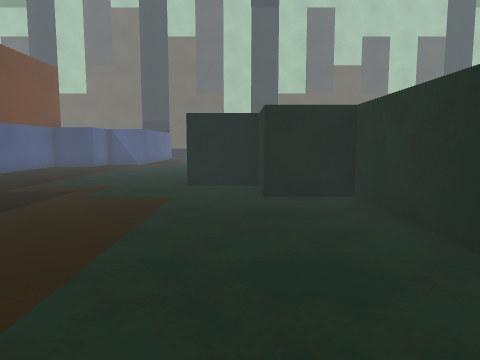
[1] (above)

19 first-person views from a walk through a scene from a Unity 3-D project. The camera is 0.58 m above the floor, tilts 6° down and sees 70° across. The floor is counted in squares, 0.5 m on a side. Each view is taken from the middle of a square. On the plan, view 1 faces up. The plan holds only what a view shows up to about 14 squares ahead; the rest is blank. The place goes on beyond the plan.

[2]
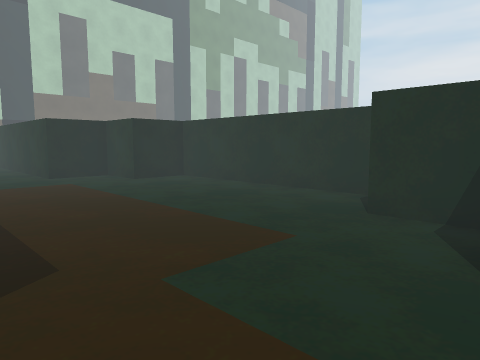

[3]
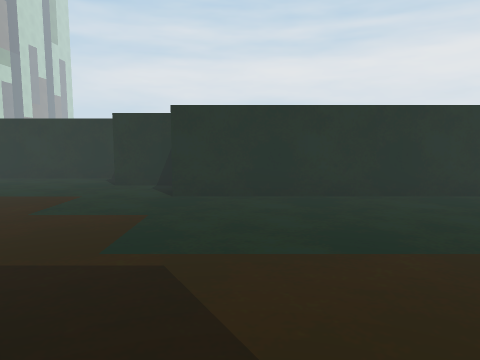

[4]
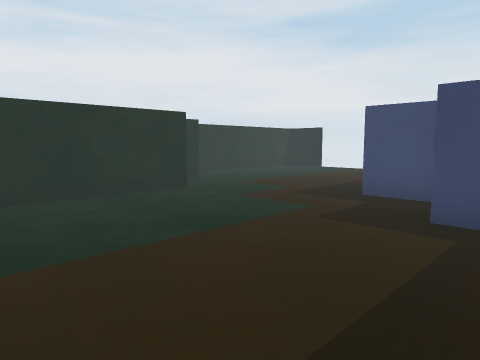

[5]
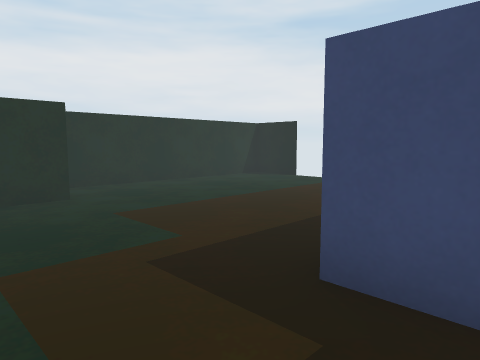

[6]
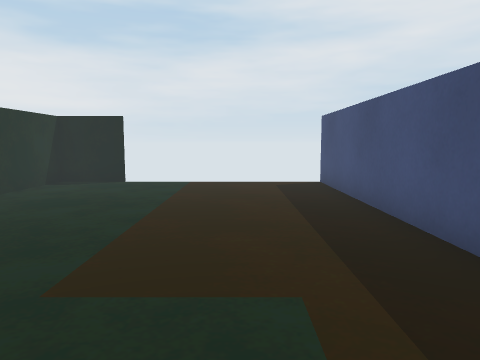

[7]
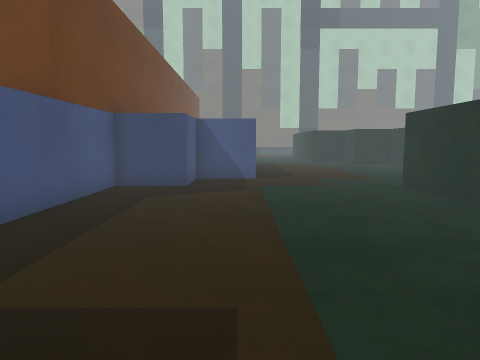

[8]
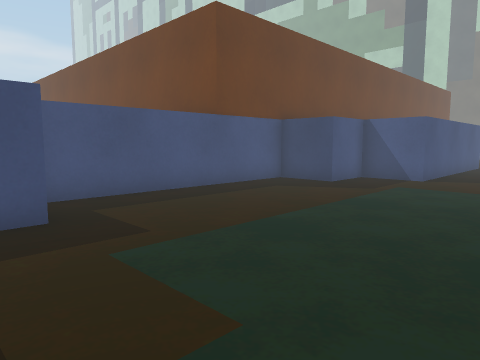

[9]
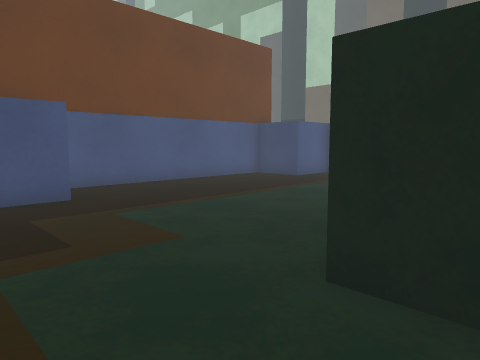

[10]
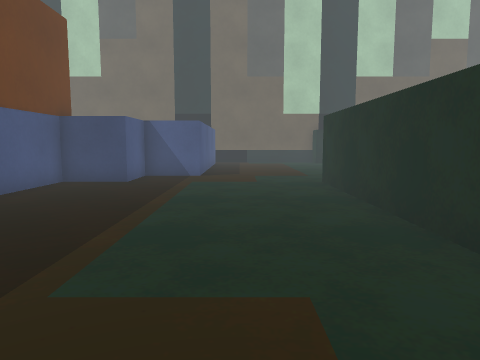

[11]
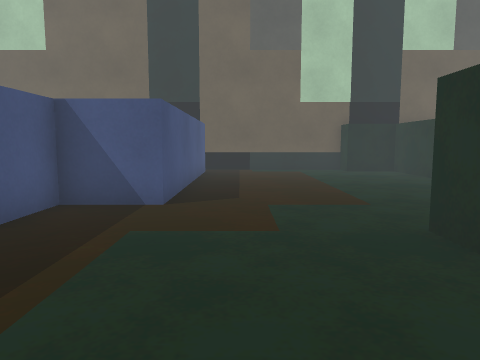

[12]
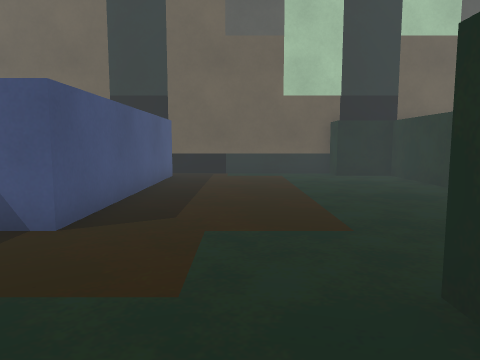

[13]
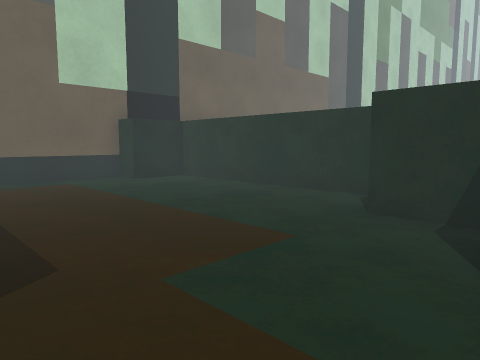

[14]
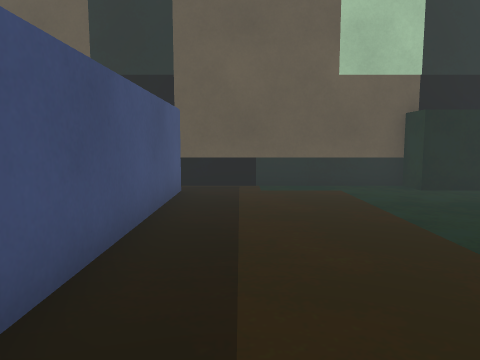

[15]
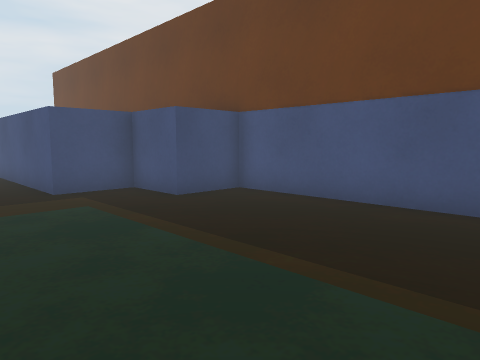

[16]
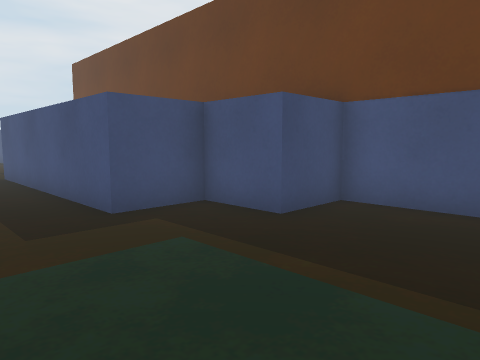

[17]
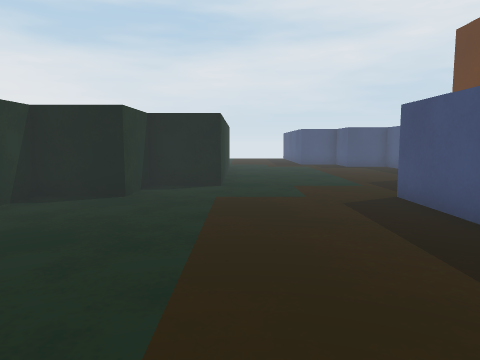

[18]
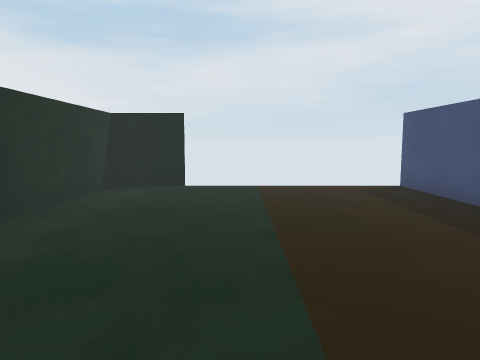

[19]
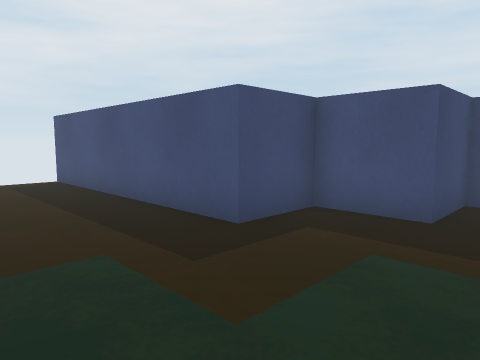

### Floor plan
Points are (right, up) in squares from view 1. A wall is a line through its corners. A room is listed if a view was taken in it or the views show most of it. See-through windows are left out.
Room 1 (views 1, 2, 3, 4, 5, 6, 7, 8, 9, 10, 11, 12, 13, 14, 15, 16, 17, 18, 19)
walls: (0.5, 17.9) (0.5, 19.5); (-1.5, -10.6) (-1.5, -2.5) (0.5, -2.5) (0.5, -0.5) (2.5, -0.5) (2.5, 7.5) (0.5, 7.5) (0.5, 9.5) (-1.5, 9.5) (-1.5, 17.5); (0.5, -12.6) (0.5, -11.2); (2.5, 20.4) (2.5, 27.5) (0.5, 27.5) (0.5, 28.5) (-5.7, 28.5); (-5.5, 27.5) (-5.5, 19.5) (-7.5, 19.5) (-7.5, 17.5) (-9.5, 17.5) (-9.5, 9.5) (-7.5, 9.5) (-7.5, 7.5) (-5.5, 7.5) (-5.5, -0.5) (-7.5, -0.5) (-7.5, -2.5) (-9.5, -2.5) (-9.5, -10.5) (-7.5, -10.5) (-7.5, -12.5) (-5.5, -12.5) (-5.5, -20.5); (0.5, -20.5) (2.5, -20.5) (2.5, -13.1)

Where each view was taken, in squares from view 1:
view 1: 0 up, 0 right, facing up
view 2: 3 down, 5 left, facing up-right
view 3: 4 down, 9 left, facing right
view 4: 5 down, 9 left, facing down-right
view 5: 10 down, 7 left, facing down-right
view 6: 10 down, 3 left, facing down
view 7: 12 down, 6 left, facing up
view 8: 12 down, 2 left, facing up-left
view 9: 7 up, 0 right, facing up-left
view 10: 7 up, 4 left, facing up
view 11: 13 up, 4 left, facing up
view 12: 15 up, 3 left, facing up
view 13: 17 up, 5 left, facing up-right
view 14: 19 up, 4 left, facing up
view 15: 16 up, 3 left, facing down-left
view 16: 13 up, 3 left, facing down-left
view 17: 7 up, 2 left, facing down
view 18: 11 down, 1 left, facing down
view 19: 9 down, 2 left, facing down-left
